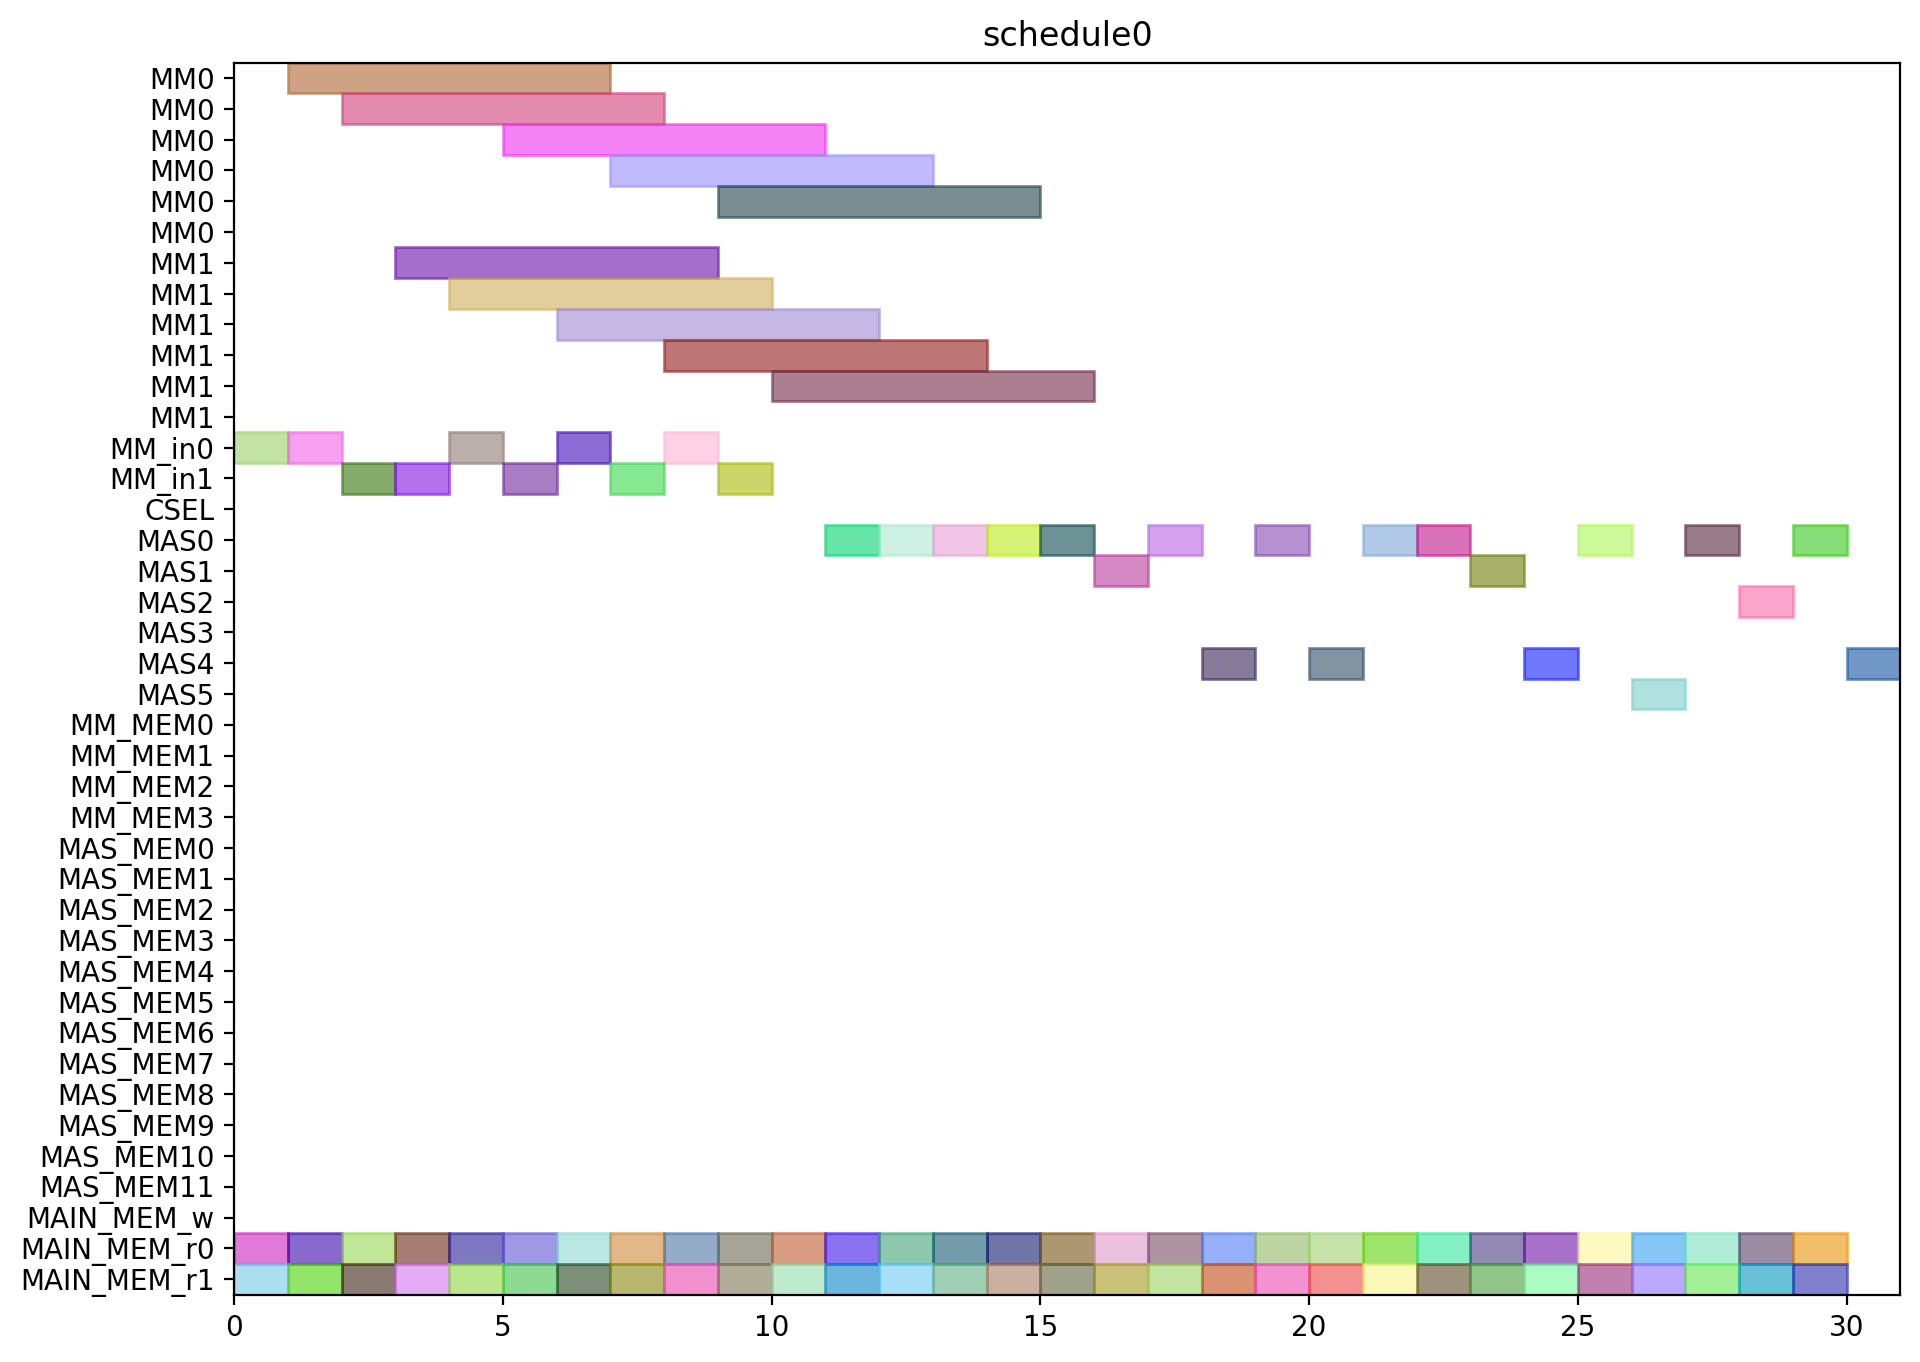

This figure's Python source:
from pyschedule import Scenario, solvers, plotters, alt


def solve():
	horizon = 131
	S = Scenario("schedule0", horizon=horizon)

	# resource
	MM = S.Resources('MM', num=2, size=6)
	MM_in = S.Resources('MM_in', num=2)
	CSEL = S.Resource('CSEL')
	MAS = S.Resources('MAS', num=6, size=1, periods=range(1, horizon))
	MM_MEM = S.Resources('MM_MEM', num=4)
	MAS_MEM = S.Resources('MAS_MEM', num=12)
	MAIN_MEM_w = S.Resource('MAIN_MEM_w', size=1)
	MAIN_MEM_r = S.Resources('MAIN_MEM_r', num=2)

	# result of previous scheduling

	# new tasks
	c_aa_a1_0 = S.Task('c_aa_a1_0', length=1, delay_cost=1)
	c_aa_a1_0 += alt(MAS)
	c_aa_a1_0_mem0 = S.Task('c_aa_a1_0_mem0', length=1, delay_cost=1)
	c_aa_a1_0_mem0 += MAIN_MEM_r[0]
	S += c_aa_a1_0_mem0 <= c_aa_a1_0

	c_aa_a1_0_mem1 = S.Task('c_aa_a1_0_mem1', length=1, delay_cost=1)
	c_aa_a1_0_mem1 += MAIN_MEM_r[1]
	S += c_aa_a1_0_mem1 <= c_aa_a1_0

	c_aa_a1_1 = S.Task('c_aa_a1_1', length=1, delay_cost=1)
	c_aa_a1_1 += alt(MAS)
	c_aa_a1_1_mem0 = S.Task('c_aa_a1_1_mem0', length=1, delay_cost=1)
	c_aa_a1_1_mem0 += MAIN_MEM_r[0]
	S += c_aa_a1_1_mem0 <= c_aa_a1_1

	c_aa_a1_1_mem1 = S.Task('c_aa_a1_1_mem1', length=1, delay_cost=1)
	c_aa_a1_1_mem1 += MAIN_MEM_r[1]
	S += c_aa_a1_1_mem1 <= c_aa_a1_1

	c_aa_t10 = S.Task('c_aa_t10', length=1, delay_cost=1)
	c_aa_t10 += alt(MAS)
	c_aa_t10_mem0 = S.Task('c_aa_t10_mem0', length=1, delay_cost=1)
	c_aa_t10_mem0 += MAIN_MEM_r[0]
	S += c_aa_t10_mem0 <= c_aa_t10

	c_aa_t10_mem1 = S.Task('c_aa_t10_mem1', length=1, delay_cost=1)
	c_aa_t10_mem1 += MAIN_MEM_r[1]
	S += c_aa_t10_mem1 <= c_aa_t10

	c_aa_t11 = S.Task('c_aa_t11', length=1, delay_cost=1)
	c_aa_t11 += alt(MAS)
	c_aa_t11_mem0 = S.Task('c_aa_t11_mem0', length=1, delay_cost=1)
	c_aa_t11_mem0 += MAIN_MEM_r[0]
	S += c_aa_t11_mem0 <= c_aa_t11

	c_aa_t11_mem1 = S.Task('c_aa_t11_mem1', length=1, delay_cost=1)
	c_aa_t11_mem1 += MAIN_MEM_r[1]
	S += c_aa_t11_mem1 <= c_aa_t11

	c_aa_t3_t0 = S.Task('c_aa_t3_t0', length=6, delay_cost=1)
	c_aa_t3_t0 += alt(MM)
	c_aa_t3_t0_in = S.Task('c_aa_t3_t0_in', length=1, delay_cost=1)
	c_aa_t3_t0_in += alt(MM_in)
	S += c_aa_t3_t0_in*MM_in[0]<=c_aa_t3_t0*MM[0]
	S += c_aa_t3_t0_in*MM_in[1]<=c_aa_t3_t0*MM[1]
	c_aa_t3_t0_mem0 = S.Task('c_aa_t3_t0_mem0', length=1, delay_cost=1)
	c_aa_t3_t0_mem0 += MAIN_MEM_r[0]
	S += c_aa_t3_t0_mem0 <= c_aa_t3_t0

	c_aa_t3_t0_mem1 = S.Task('c_aa_t3_t0_mem1', length=1, delay_cost=1)
	c_aa_t3_t0_mem1 += MAIN_MEM_r[1]
	S += c_aa_t3_t0_mem1 <= c_aa_t3_t0

	c_aa_t3_t1 = S.Task('c_aa_t3_t1', length=6, delay_cost=1)
	c_aa_t3_t1 += alt(MM)
	c_aa_t3_t1_in = S.Task('c_aa_t3_t1_in', length=1, delay_cost=1)
	c_aa_t3_t1_in += alt(MM_in)
	S += c_aa_t3_t1_in*MM_in[0]<=c_aa_t3_t1*MM[0]
	S += c_aa_t3_t1_in*MM_in[1]<=c_aa_t3_t1*MM[1]
	c_aa_t3_t1_mem0 = S.Task('c_aa_t3_t1_mem0', length=1, delay_cost=1)
	c_aa_t3_t1_mem0 += MAIN_MEM_r[0]
	S += c_aa_t3_t1_mem0 <= c_aa_t3_t1

	c_aa_t3_t1_mem1 = S.Task('c_aa_t3_t1_mem1', length=1, delay_cost=1)
	c_aa_t3_t1_mem1 += MAIN_MEM_r[1]
	S += c_aa_t3_t1_mem1 <= c_aa_t3_t1

	c_aa_t3_t2 = S.Task('c_aa_t3_t2', length=1, delay_cost=1)
	c_aa_t3_t2 += alt(MAS)
	c_aa_t3_t2_mem0 = S.Task('c_aa_t3_t2_mem0', length=1, delay_cost=1)
	c_aa_t3_t2_mem0 += MAIN_MEM_r[0]
	S += c_aa_t3_t2_mem0 <= c_aa_t3_t2

	c_aa_t3_t2_mem1 = S.Task('c_aa_t3_t2_mem1', length=1, delay_cost=1)
	c_aa_t3_t2_mem1 += MAIN_MEM_r[1]
	S += c_aa_t3_t2_mem1 <= c_aa_t3_t2

	c_aa_t3_t3 = S.Task('c_aa_t3_t3', length=1, delay_cost=1)
	c_aa_t3_t3 += alt(MAS)
	c_aa_t3_t3_mem0 = S.Task('c_aa_t3_t3_mem0', length=1, delay_cost=1)
	c_aa_t3_t3_mem0 += MAIN_MEM_r[0]
	S += c_aa_t3_t3_mem0 <= c_aa_t3_t3

	c_aa_t3_t3_mem1 = S.Task('c_aa_t3_t3_mem1', length=1, delay_cost=1)
	c_aa_t3_t3_mem1 += MAIN_MEM_r[1]
	S += c_aa_t3_t3_mem1 <= c_aa_t3_t3

	c_bb_a1_0 = S.Task('c_bb_a1_0', length=1, delay_cost=1)
	c_bb_a1_0 += alt(MAS)
	c_bb_a1_0_mem0 = S.Task('c_bb_a1_0_mem0', length=1, delay_cost=1)
	c_bb_a1_0_mem0 += MAIN_MEM_r[0]
	S += c_bb_a1_0_mem0 <= c_bb_a1_0

	c_bb_a1_0_mem1 = S.Task('c_bb_a1_0_mem1', length=1, delay_cost=1)
	c_bb_a1_0_mem1 += MAIN_MEM_r[1]
	S += c_bb_a1_0_mem1 <= c_bb_a1_0

	c_bb_a1_1 = S.Task('c_bb_a1_1', length=1, delay_cost=1)
	c_bb_a1_1 += alt(MAS)
	c_bb_a1_1_mem0 = S.Task('c_bb_a1_1_mem0', length=1, delay_cost=1)
	c_bb_a1_1_mem0 += MAIN_MEM_r[0]
	S += c_bb_a1_1_mem0 <= c_bb_a1_1

	c_bb_a1_1_mem1 = S.Task('c_bb_a1_1_mem1', length=1, delay_cost=1)
	c_bb_a1_1_mem1 += MAIN_MEM_r[1]
	S += c_bb_a1_1_mem1 <= c_bb_a1_1

	c_bb_t10 = S.Task('c_bb_t10', length=1, delay_cost=1)
	c_bb_t10 += alt(MAS)
	c_bb_t10_mem0 = S.Task('c_bb_t10_mem0', length=1, delay_cost=1)
	c_bb_t10_mem0 += MAIN_MEM_r[0]
	S += c_bb_t10_mem0 <= c_bb_t10

	c_bb_t10_mem1 = S.Task('c_bb_t10_mem1', length=1, delay_cost=1)
	c_bb_t10_mem1 += MAIN_MEM_r[1]
	S += c_bb_t10_mem1 <= c_bb_t10

	c_bb_t11 = S.Task('c_bb_t11', length=1, delay_cost=1)
	c_bb_t11 += alt(MAS)
	c_bb_t11_mem0 = S.Task('c_bb_t11_mem0', length=1, delay_cost=1)
	c_bb_t11_mem0 += MAIN_MEM_r[0]
	S += c_bb_t11_mem0 <= c_bb_t11

	c_bb_t11_mem1 = S.Task('c_bb_t11_mem1', length=1, delay_cost=1)
	c_bb_t11_mem1 += MAIN_MEM_r[1]
	S += c_bb_t11_mem1 <= c_bb_t11

	c_bb_t3_t0 = S.Task('c_bb_t3_t0', length=6, delay_cost=1)
	c_bb_t3_t0 += alt(MM)
	c_bb_t3_t0_in = S.Task('c_bb_t3_t0_in', length=1, delay_cost=1)
	c_bb_t3_t0_in += alt(MM_in)
	S += c_bb_t3_t0_in*MM_in[0]<=c_bb_t3_t0*MM[0]
	S += c_bb_t3_t0_in*MM_in[1]<=c_bb_t3_t0*MM[1]
	c_bb_t3_t0_mem0 = S.Task('c_bb_t3_t0_mem0', length=1, delay_cost=1)
	c_bb_t3_t0_mem0 += MAIN_MEM_r[0]
	S += c_bb_t3_t0_mem0 <= c_bb_t3_t0

	c_bb_t3_t0_mem1 = S.Task('c_bb_t3_t0_mem1', length=1, delay_cost=1)
	c_bb_t3_t0_mem1 += MAIN_MEM_r[1]
	S += c_bb_t3_t0_mem1 <= c_bb_t3_t0

	c_bb_t3_t1 = S.Task('c_bb_t3_t1', length=6, delay_cost=1)
	c_bb_t3_t1 += alt(MM)
	c_bb_t3_t1_in = S.Task('c_bb_t3_t1_in', length=1, delay_cost=1)
	c_bb_t3_t1_in += alt(MM_in)
	S += c_bb_t3_t1_in*MM_in[0]<=c_bb_t3_t1*MM[0]
	S += c_bb_t3_t1_in*MM_in[1]<=c_bb_t3_t1*MM[1]
	c_bb_t3_t1_mem0 = S.Task('c_bb_t3_t1_mem0', length=1, delay_cost=1)
	c_bb_t3_t1_mem0 += MAIN_MEM_r[0]
	S += c_bb_t3_t1_mem0 <= c_bb_t3_t1

	c_bb_t3_t1_mem1 = S.Task('c_bb_t3_t1_mem1', length=1, delay_cost=1)
	c_bb_t3_t1_mem1 += MAIN_MEM_r[1]
	S += c_bb_t3_t1_mem1 <= c_bb_t3_t1

	c_bb_t3_t2 = S.Task('c_bb_t3_t2', length=1, delay_cost=1)
	c_bb_t3_t2 += alt(MAS)
	c_bb_t3_t2_mem0 = S.Task('c_bb_t3_t2_mem0', length=1, delay_cost=1)
	c_bb_t3_t2_mem0 += MAIN_MEM_r[0]
	S += c_bb_t3_t2_mem0 <= c_bb_t3_t2

	c_bb_t3_t2_mem1 = S.Task('c_bb_t3_t2_mem1', length=1, delay_cost=1)
	c_bb_t3_t2_mem1 += MAIN_MEM_r[1]
	S += c_bb_t3_t2_mem1 <= c_bb_t3_t2

	c_bb_t3_t3 = S.Task('c_bb_t3_t3', length=1, delay_cost=1)
	c_bb_t3_t3 += alt(MAS)
	c_bb_t3_t3_mem0 = S.Task('c_bb_t3_t3_mem0', length=1, delay_cost=1)
	c_bb_t3_t3_mem0 += MAIN_MEM_r[0]
	S += c_bb_t3_t3_mem0 <= c_bb_t3_t3

	c_bb_t3_t3_mem1 = S.Task('c_bb_t3_t3_mem1', length=1, delay_cost=1)
	c_bb_t3_t3_mem1 += MAIN_MEM_r[1]
	S += c_bb_t3_t3_mem1 <= c_bb_t3_t3

	c_cc_a1_0 = S.Task('c_cc_a1_0', length=1, delay_cost=1)
	c_cc_a1_0 += alt(MAS)
	c_cc_a1_0_mem0 = S.Task('c_cc_a1_0_mem0', length=1, delay_cost=1)
	c_cc_a1_0_mem0 += MAIN_MEM_r[0]
	S += c_cc_a1_0_mem0 <= c_cc_a1_0

	c_cc_a1_0_mem1 = S.Task('c_cc_a1_0_mem1', length=1, delay_cost=1)
	c_cc_a1_0_mem1 += MAIN_MEM_r[1]
	S += c_cc_a1_0_mem1 <= c_cc_a1_0

	c_cc_a1_1 = S.Task('c_cc_a1_1', length=1, delay_cost=1)
	c_cc_a1_1 += alt(MAS)
	c_cc_a1_1_mem0 = S.Task('c_cc_a1_1_mem0', length=1, delay_cost=1)
	c_cc_a1_1_mem0 += MAIN_MEM_r[0]
	S += c_cc_a1_1_mem0 <= c_cc_a1_1

	c_cc_a1_1_mem1 = S.Task('c_cc_a1_1_mem1', length=1, delay_cost=1)
	c_cc_a1_1_mem1 += MAIN_MEM_r[1]
	S += c_cc_a1_1_mem1 <= c_cc_a1_1

	c_cc_t10 = S.Task('c_cc_t10', length=1, delay_cost=1)
	c_cc_t10 += alt(MAS)
	c_cc_t10_mem0 = S.Task('c_cc_t10_mem0', length=1, delay_cost=1)
	c_cc_t10_mem0 += MAIN_MEM_r[0]
	S += c_cc_t10_mem0 <= c_cc_t10

	c_cc_t10_mem1 = S.Task('c_cc_t10_mem1', length=1, delay_cost=1)
	c_cc_t10_mem1 += MAIN_MEM_r[1]
	S += c_cc_t10_mem1 <= c_cc_t10

	c_cc_t11 = S.Task('c_cc_t11', length=1, delay_cost=1)
	c_cc_t11 += alt(MAS)
	c_cc_t11_mem0 = S.Task('c_cc_t11_mem0', length=1, delay_cost=1)
	c_cc_t11_mem0 += MAIN_MEM_r[0]
	S += c_cc_t11_mem0 <= c_cc_t11

	c_cc_t11_mem1 = S.Task('c_cc_t11_mem1', length=1, delay_cost=1)
	c_cc_t11_mem1 += MAIN_MEM_r[1]
	S += c_cc_t11_mem1 <= c_cc_t11

	c_cc_t3_t0 = S.Task('c_cc_t3_t0', length=6, delay_cost=1)
	c_cc_t3_t0 += alt(MM)
	c_cc_t3_t0_in = S.Task('c_cc_t3_t0_in', length=1, delay_cost=1)
	c_cc_t3_t0_in += alt(MM_in)
	S += c_cc_t3_t0_in*MM_in[0]<=c_cc_t3_t0*MM[0]
	S += c_cc_t3_t0_in*MM_in[1]<=c_cc_t3_t0*MM[1]
	c_cc_t3_t0_mem0 = S.Task('c_cc_t3_t0_mem0', length=1, delay_cost=1)
	c_cc_t3_t0_mem0 += MAIN_MEM_r[0]
	S += c_cc_t3_t0_mem0 <= c_cc_t3_t0

	c_cc_t3_t0_mem1 = S.Task('c_cc_t3_t0_mem1', length=1, delay_cost=1)
	c_cc_t3_t0_mem1 += MAIN_MEM_r[1]
	S += c_cc_t3_t0_mem1 <= c_cc_t3_t0

	c_cc_t3_t1 = S.Task('c_cc_t3_t1', length=6, delay_cost=1)
	c_cc_t3_t1 += alt(MM)
	c_cc_t3_t1_in = S.Task('c_cc_t3_t1_in', length=1, delay_cost=1)
	c_cc_t3_t1_in += alt(MM_in)
	S += c_cc_t3_t1_in*MM_in[0]<=c_cc_t3_t1*MM[0]
	S += c_cc_t3_t1_in*MM_in[1]<=c_cc_t3_t1*MM[1]
	c_cc_t3_t1_mem0 = S.Task('c_cc_t3_t1_mem0', length=1, delay_cost=1)
	c_cc_t3_t1_mem0 += MAIN_MEM_r[0]
	S += c_cc_t3_t1_mem0 <= c_cc_t3_t1

	c_cc_t3_t1_mem1 = S.Task('c_cc_t3_t1_mem1', length=1, delay_cost=1)
	c_cc_t3_t1_mem1 += MAIN_MEM_r[1]
	S += c_cc_t3_t1_mem1 <= c_cc_t3_t1

	c_cc_t3_t2 = S.Task('c_cc_t3_t2', length=1, delay_cost=1)
	c_cc_t3_t2 += alt(MAS)
	c_cc_t3_t2_mem0 = S.Task('c_cc_t3_t2_mem0', length=1, delay_cost=1)
	c_cc_t3_t2_mem0 += MAIN_MEM_r[0]
	S += c_cc_t3_t2_mem0 <= c_cc_t3_t2

	c_cc_t3_t2_mem1 = S.Task('c_cc_t3_t2_mem1', length=1, delay_cost=1)
	c_cc_t3_t2_mem1 += MAIN_MEM_r[1]
	S += c_cc_t3_t2_mem1 <= c_cc_t3_t2

	c_cc_t3_t3 = S.Task('c_cc_t3_t3', length=1, delay_cost=1)
	c_cc_t3_t3 += alt(MAS)
	c_cc_t3_t3_mem0 = S.Task('c_cc_t3_t3_mem0', length=1, delay_cost=1)
	c_cc_t3_t3_mem0 += MAIN_MEM_r[0]
	S += c_cc_t3_t3_mem0 <= c_cc_t3_t3

	c_cc_t3_t3_mem1 = S.Task('c_cc_t3_t3_mem1', length=1, delay_cost=1)
	c_cc_t3_t3_mem1 += MAIN_MEM_r[1]
	S += c_cc_t3_t3_mem1 <= c_cc_t3_t3

	c_ab_t0_t0 = S.Task('c_ab_t0_t0', length=6, delay_cost=1)
	c_ab_t0_t0 += alt(MM)
	c_ab_t0_t0_in = S.Task('c_ab_t0_t0_in', length=1, delay_cost=1)
	c_ab_t0_t0_in += alt(MM_in)
	S += c_ab_t0_t0_in*MM_in[0]<=c_ab_t0_t0*MM[0]
	S += c_ab_t0_t0_in*MM_in[1]<=c_ab_t0_t0*MM[1]
	c_ab_t0_t0_mem0 = S.Task('c_ab_t0_t0_mem0', length=1, delay_cost=1)
	c_ab_t0_t0_mem0 += MAIN_MEM_r[0]
	S += c_ab_t0_t0_mem0 <= c_ab_t0_t0

	c_ab_t0_t0_mem1 = S.Task('c_ab_t0_t0_mem1', length=1, delay_cost=1)
	c_ab_t0_t0_mem1 += MAIN_MEM_r[1]
	S += c_ab_t0_t0_mem1 <= c_ab_t0_t0

	c_ab_t0_t1 = S.Task('c_ab_t0_t1', length=6, delay_cost=1)
	c_ab_t0_t1 += alt(MM)
	c_ab_t0_t1_in = S.Task('c_ab_t0_t1_in', length=1, delay_cost=1)
	c_ab_t0_t1_in += alt(MM_in)
	S += c_ab_t0_t1_in*MM_in[0]<=c_ab_t0_t1*MM[0]
	S += c_ab_t0_t1_in*MM_in[1]<=c_ab_t0_t1*MM[1]
	c_ab_t0_t1_mem0 = S.Task('c_ab_t0_t1_mem0', length=1, delay_cost=1)
	c_ab_t0_t1_mem0 += MAIN_MEM_r[0]
	S += c_ab_t0_t1_mem0 <= c_ab_t0_t1

	c_ab_t0_t1_mem1 = S.Task('c_ab_t0_t1_mem1', length=1, delay_cost=1)
	c_ab_t0_t1_mem1 += MAIN_MEM_r[1]
	S += c_ab_t0_t1_mem1 <= c_ab_t0_t1

	c_ab_t0_t2 = S.Task('c_ab_t0_t2', length=1, delay_cost=1)
	c_ab_t0_t2 += alt(MAS)
	c_ab_t0_t2_mem0 = S.Task('c_ab_t0_t2_mem0', length=1, delay_cost=1)
	c_ab_t0_t2_mem0 += MAIN_MEM_r[0]
	S += c_ab_t0_t2_mem0 <= c_ab_t0_t2

	c_ab_t0_t2_mem1 = S.Task('c_ab_t0_t2_mem1', length=1, delay_cost=1)
	c_ab_t0_t2_mem1 += MAIN_MEM_r[1]
	S += c_ab_t0_t2_mem1 <= c_ab_t0_t2

	c_ab_t0_t3 = S.Task('c_ab_t0_t3', length=1, delay_cost=1)
	c_ab_t0_t3 += alt(MAS)
	c_ab_t0_t3_mem0 = S.Task('c_ab_t0_t3_mem0', length=1, delay_cost=1)
	c_ab_t0_t3_mem0 += MAIN_MEM_r[0]
	S += c_ab_t0_t3_mem0 <= c_ab_t0_t3

	c_ab_t0_t3_mem1 = S.Task('c_ab_t0_t3_mem1', length=1, delay_cost=1)
	c_ab_t0_t3_mem1 += MAIN_MEM_r[1]
	S += c_ab_t0_t3_mem1 <= c_ab_t0_t3

	c_ab_t1_t0 = S.Task('c_ab_t1_t0', length=6, delay_cost=1)
	c_ab_t1_t0 += alt(MM)
	c_ab_t1_t0_in = S.Task('c_ab_t1_t0_in', length=1, delay_cost=1)
	c_ab_t1_t0_in += alt(MM_in)
	S += c_ab_t1_t0_in*MM_in[0]<=c_ab_t1_t0*MM[0]
	S += c_ab_t1_t0_in*MM_in[1]<=c_ab_t1_t0*MM[1]
	c_ab_t1_t0_mem0 = S.Task('c_ab_t1_t0_mem0', length=1, delay_cost=1)
	c_ab_t1_t0_mem0 += MAIN_MEM_r[0]
	S += c_ab_t1_t0_mem0 <= c_ab_t1_t0

	c_ab_t1_t0_mem1 = S.Task('c_ab_t1_t0_mem1', length=1, delay_cost=1)
	c_ab_t1_t0_mem1 += MAIN_MEM_r[1]
	S += c_ab_t1_t0_mem1 <= c_ab_t1_t0

	c_ab_t1_t1 = S.Task('c_ab_t1_t1', length=6, delay_cost=1)
	c_ab_t1_t1 += alt(MM)
	c_ab_t1_t1_in = S.Task('c_ab_t1_t1_in', length=1, delay_cost=1)
	c_ab_t1_t1_in += alt(MM_in)
	S += c_ab_t1_t1_in*MM_in[0]<=c_ab_t1_t1*MM[0]
	S += c_ab_t1_t1_in*MM_in[1]<=c_ab_t1_t1*MM[1]
	c_ab_t1_t1_mem0 = S.Task('c_ab_t1_t1_mem0', length=1, delay_cost=1)
	c_ab_t1_t1_mem0 += MAIN_MEM_r[0]
	S += c_ab_t1_t1_mem0 <= c_ab_t1_t1

	c_ab_t1_t1_mem1 = S.Task('c_ab_t1_t1_mem1', length=1, delay_cost=1)
	c_ab_t1_t1_mem1 += MAIN_MEM_r[1]
	S += c_ab_t1_t1_mem1 <= c_ab_t1_t1

	solvers.mip.solve(S,msg=1,kind='CPLEX',ratio_gap=1.01)

	solution = [['hoge']*len(S.solution()[1]) for i in range(len(S.solution()))]
	for i in range(len(S.solution())):
		for j in range(len(S.solution()[i])):
			solution[i][j]=str(S.solution()[i][j])
	print(solution)

	cycles = int(solution[-1][3])

	pic_file_name = "/home/mfukuda/ABE/multiRAM_multiMAS_16mux/scheduling_result/stage6MM2_stage1MAS6/FP12_INV_BEFORE_FPINV/schedule0.png"
	if(S.solution() != []):
		plotters.matplotlib.plot(S,img_filename=pic_file_name, show_task_labels=False, fig_size=(cycles*0.25+3, 8))

	return solution
